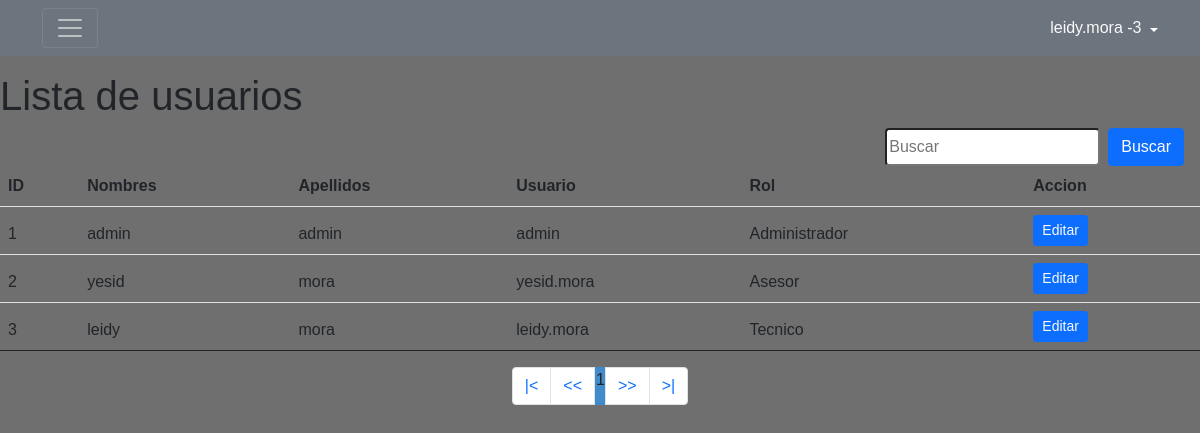
Screenshot of /menu/usuarios.php (signed in) with the database file from the repository.
### tables this page shows
CREATE TABLE `usuario` (
  `id_usuario` int(11) NOT NULL,
  `nombres` varchar(45) NOT NULL,
  `apellidos` varchar(30) NOT NULL,
  `usuario` varchar(20) NOT NULL,
  `pass` varchar(45) NOT NULL,
  `rol` int(11) NOT NULL
);

CREATE TABLE `rol` (
  `idRol` int(11) NOT NULL,
  `rol` varchar(20) NOT NULL
);

### menu/usuarios.php (the view, shortened to what this page needs)
<?php
  include "../conexion-bd.php";
?>
<!DOCTYPE html>
<html lang="en">
<head>
    <link href="https://cdn.jsdelivr.net/npm/bootstrap@5.1.3/dist/css/bootstrap.min.css" rel="stylesheet">
    <link rel="stylesheet" href="../styles/estilos.css">
</head>
<body>
<?php include "includes/menu.php" ?>;
<section class="pt-5">
    <h1>Lista de usuarios</h1>
    <form action="buscadorUsuario.php" method="GET" class="d-flex justify-content-end pe-3">
    <input type="text" class="me-2 rounded" name="busqueda" id="busqueda" placeholder="Buscar">
    <input type="submit" value="Buscar" class="btn btn-primary">
    </form>
    <table class="table">
  <thead>
    <tr>
      <th scope="col">ID</th>
      <th scope="col">Nombres</th>
      <th scope="col">Apellidos</th>
      <th scope="col">Usuario</th>
      <th scope="col">Rol</th>
      <th scope="col">Accion</th>
    </tr>
    <?php
        $sql_registe = mysqli_query($conn, "SELECT COUNT(*) as total_registro FROM usuario");
        $result_register = mysqli_fetch_array($sql_registe);
        $total_registro = $result_register['total_registro'];
        $por_pagina = 5;
        if(empty($_GET['pagina']))
        {
          $pagina = 1;
        }else{
          $pagina = $_GET['pagina'];
        }
        $desde = ($pagina-1) * $por_pagina;
        $total_paginas = ceil($total_registro / $por_pagina);
       $query = mysqli_query($conn,"SELECT u.id_usuario, u.nombres, u.apellidos, u.usuario, r.rol FROM usuario u INNER JOIN rol r ON u.rol= r.idRol ORDER BY u.id_usuario ASC LIMIT $desde, $por_pagina ");
      $result = mysqli_num_rows($query);
      if($result > 0)
      {
        while ($data = mysqli_fetch_array($query)){
    ?>
      <tr>
      <td><?php echo $data['id_usuario']; ?></td>
      <td><?php echo $data['nombres']; ?></td>
      <td><?php echo $data['apellidos']; ?></td>
      <td><?php echo $data['usuario']; ?></td>
      <td><?php echo $data['rol']; ?></td>
      <td>
          <a class="link-primary btn btn-primary btn-sm text-light" href="actualizarUsuario.php?id=<?php echo $data["id_usuario"]; ?>">Editar</a>
      </td>
    </tr>
    <?php
        }
      }
    ?>
  </thead>
</table>
    </section>
    <div class="container">
  <ul class="pagination justify-content-center">
    <li class="page-item"><a class="page-link" href="">|<</a></li>
    <li class="page-item"><a class="page-link" href=""><<</a></li>
    <?php
      for ($i=1; $i <= $total_paginas; $i++) {
          if($i == $pagina)
          {
            echo '<li class="paginaSeleccionada">'.$i.'</li>';
          }else
            echo '<li><a href="?pagina='.$i.'">'.$i.'</a></li>';
          }
    ?>
    <li class="page-item"><a  class="page-link" href="">>></a></li>
    <li class="page-item"><a class="page-link" href="">>|</a></li>
  </ul>
</div>
</body>
</html>

### styles/estilos.css (style rules this page uses)
:root { --color-fondo:#6f6f6f; --borde-formularios: 10px; --color-formularios: #5e5e5e; }
body { margin: 0; padding: 0; font-family: sans-serif; background:var(--color-fondo); }
.paginaSeleccionada { background: #428bca; border: 1px solid #428bca; }

### rows the page displays
usuario: id_usuario "1", nombres "admin", apellidos "admin", usuario "admin", rol.rol "Administrador"
usuario: id_usuario "2", nombres "yesid", apellidos "mora", usuario "yesid.mora", rol.rol "Asesor"
usuario: id_usuario "3", nombres "leidy", apellidos "mora", usuario "leidy.mora", rol.rol "Tecnico"

### other values shown
$_SESSION['usuario'] "leidy.mora"
$_SESSION['rol'] "3"
